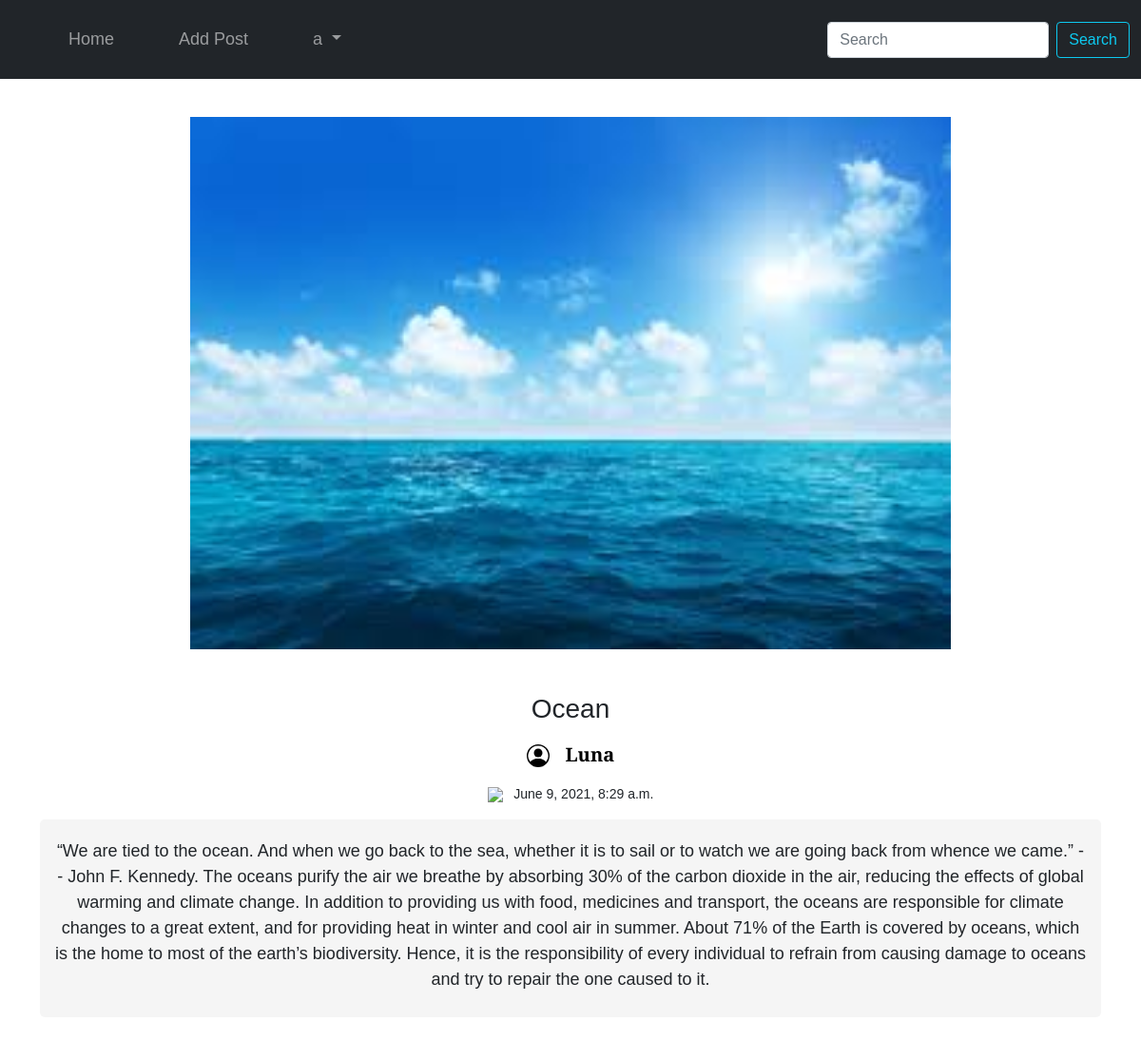
The page /post/12 (signed in) on the database its author committed.
### blog/models.py (models this page shows, shortened)
class Post(models.Model):
    title = models.CharField(max_length=300)
    description = models.TextField()
    time = models.DateTimeField(auto_now_add=True)
    author = models.ForeignKey(Profile, on_delete=models.CASCADE)
    image = models.ImageField(upload_to = 'post', null= True, blank=True)

class Profile(models.Model):
    name = models.CharField(max_length=300)
    occupation = models.TextField(blank=True, null=True)
    time = models.DateTimeField(auto_now_add=True)
    dp = models.ImageField(upload_to = 'dp', null= True, blank=True, default='/dp/luna.jpg')
    prof_user = models.ForeignKey(User, on_delete=models.CASCADE)
    def __str__(self):
        return str(self.prof_user.username) + " " + str(self.name)

### blog/views.py (the view)
# urls.py: path('post/<int:pk>', views.single_post, name="single_post"),
def single_post(request, pk):
    single_post=Post.objects.filter(pk=pk)[0]
    context={
        "post":single_post
    }
    return render(request,"single_post.html", context)

### templates/single_post.html (shortened to what this page needs)
<!DOCTYPE html>
<html lang="en">
<head>
  <link href="https://cdn.jsdelivr.net/npm/bootstrap@5.0.0-beta3/dist/css/bootstrap.min.css" rel="stylesheet"
>
</head>
<body>
  <nav class="navbar navbar-expand-lg navbar-dark bg-dark" style="padding-top: 20px;padding-bottom: 20px; color: black;">
    <div class="container-fluid">
      <div class="collapse navbar-collapse" id="navbarSupportedContent">
        <ul class="navbar-nav me-auto mb-2 mb-lg-0">
          <li class="nav-item">
            <a class="nav-link" style="font-size: 18px; padding-left: 60px;"
              href="{% url 'home' %}">Home</a>
          </li>
          <li class="nav-item">
            <a class="nav-link" style="font-size: 18px; padding-left: 60px;" href="{% url 'addpost' %}">Add Post</a>
          </li>
          {% if request.user.is_authenticated %}
          <li class="nav-item dropdown">
            <a class="nav-link dropdown-toggle" href="#" id="navbarDropdown" role="button" data-bs-toggle="dropdown"
              aria-expanded="false" style="font-size: 18px; padding-left: 60px;">
              {{request.user.username}}
            </a>
          </li>
          {% else %}
          <li class="nav-item" style="padding-left: 60px;">
            <a class="nav-link" style="font-size: 18px;" href="{% url 'signup' %}">Sign Up</a>
          </li>
          {% endif %}
        </ul>
        <form method="POST" action="{% url 'search_text' %}" class="d-flex">{% csrf_token %}
          <input class="form-control me-2" type="text" name="search_text" placeholder="Search" aria-label="Search">
          <button class="btn btn-outline-info" type="submit">Search</button>
        </form>
      </div>
    </div>
  </nav>
  <center>
  <div class="container" style="padding-top: 40px;">
    <div class="img" style="max-width: 800px;">
      {% if post.image %}
      <img class="thumb" src="{{post.image.url}}" alt="">
      {% else %}
      <img class="thumb" src="https://source.unsplash.com/1600x900/?blog" alt="">
      {% endif %}
    </div>
    <div class="content" style="padding-top: 30px;">
      <p>
        <h3>
          {{post.title}}
        </h3>
    </p>
      <small>
      <a style="text-decoration: none;color: black; font-size: 20px;" href="{% url 'profile' post.author.pk %}">
        <p>
        <strong>
          {{post.author}}
        </strong>
      </p>
        </a>
        <p>          <img src="https://img.icons8.com/material/50/000000/clock--v1.png" height="25"/>
          {{post.time}}</p>
      </small>
<div class="descrp" style="background-color: whitesmoke; border-radius: 5px; padding: 20px 15px 10px 15px;">
      <p style="font-size: 18px;">
        {{post.description}}
      </p>
    </div>
    <br>
    </div>
  </div>
</center>
</body>
</html>

### templates/single_post.html (style rules this page uses)
* { margin: 0; padding: 0; font-family: 'Bitter', sans-serif; }
.thumb { width: 100%; height: 70vh; }

### rows shown on the page
Post: image (picture), title "Ocean", author "Luna", time "June 9, 2021, 8:29 a.m.", description "“We are tied to the ocean. And when we go back to the sea, whether it is to sail or to watch we are going back from whence we came.” -- John F. Kennedy. The oceans purify the air we breathe by absorbing 30% of the carbon dioxide in the air, reducing the effects of global warming and climate change. In addition to providing us with food, medicines and transport, the oceans are responsible for climate changes to a great extent, and for providing heat in winter and cool air in summer. About 71% of the Earth is covered by oceans, which is the home to most of the earth’s biodiversity. Hence, it is the responsibility of every individual to refrain from causing damage to oceans and try to repair…"

### other values the page prints
{{ request.user.username }} "a"
